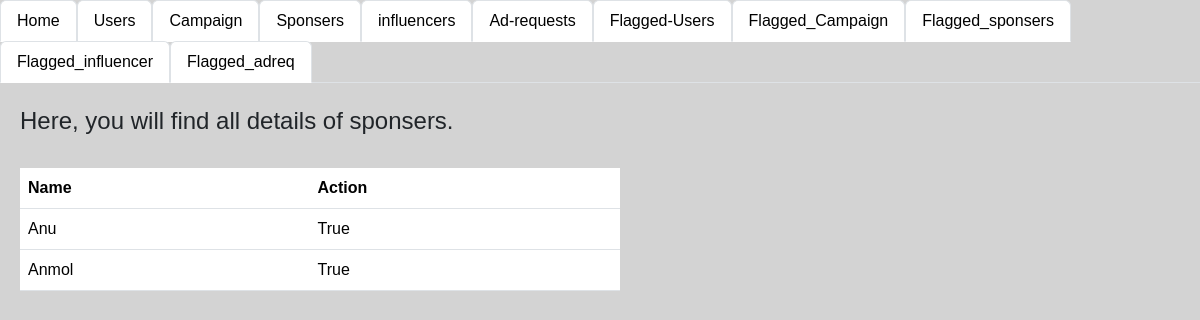
Before: /admin_info/flag with the older database file.
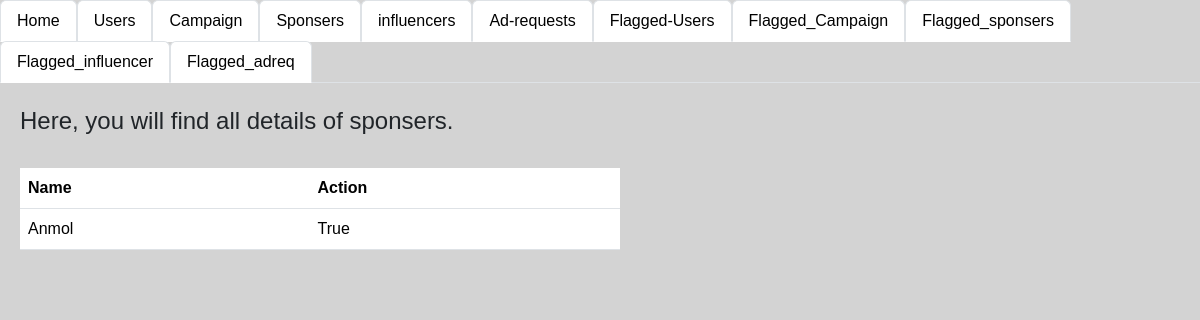
After: the same page with the newer database file.
### app.py (models this page shows)
class influencer(db.Model):
    __tablename__='influcener'
    influencer_id=db.Column(db.Integer,primary_key=True,autoincrement=True)
    name=db.Column(db.String,db.ForeignKey(user.username))
    Category=db.Column(db.String)
    Niche=db.Column(db.String)
    reach=db.Column(db.Integer)
    user_id=db.Column(db.Integer,db.ForeignKey(user.user_id))
    photo_path = db.Column(db.String)
    flagged_info=db.Column(db.Boolean, default=False)

### app.py (the view)
@app.route("/admin_info/flag",methods=["GET"])
def admin_infoflag():
    infodata=db.session.query(influencer).all()
    info12=None
    return render_template("admin_flaguser.html",infodata=infodata,info12=info12)

### templates/admin_flaguser.html (shortened to what this page needs)
<!DOCTYPE html>
<html lang="en">
<head>
    <link rel="stylesheet" href="\static\style.css">
    <link href="https://cdn.jsdelivr.net/npm/bootstrap@5.3.3/dist/css/bootstrap.min.css" rel="stylesheet">
</head>
<body style="background-color: lightgray;">
  <ul class="nav nav-tabs">
    <li class="nav-item">
      <a class="nav-link active" aria-current="page" href="/login">Home</a>
    </li>
    <li class="nav-item">
      <a class="nav-link active" aria-current="page" href="/login_users">Users</a>
    </li>
    <li class="nav-item">
      <a class="nav-link active" aria-current="page" href="/login_camp" >Campaign</a>
    </li>
    <li class="nav-item">
      <a class="nav-link active" aria-current="page" href="/admin_spons" >Sponsers</a>
    </li>
    <li class="nav-item">
      <a class="nav-link active" aria-current="page" href="/admin_info" >influencers</a>
    </li>
    <li class="nav-item">
      <a class="nav-link active" aria-current="page" href="/admin_adreq" >Ad-requests</a>
  </li>
  <li class="nav-item">
    <a class="nav-link active" aria-current="page" href="/login_users/flag">Flagged-Users</a>
  </li>
    <li class="nav-item">
      <a class="nav-link active" aria-current="page" href="/login_camp/flag" >Flagged_Campaign</a>
    </li>
    <li class="nav-item">
      <a class="nav-link active" aria-current="page" href="/login_spons/flag" >Flagged_sponsers</a>
    </li>
    <li class="nav-item">
      <a class="nav-link active" aria-current="page" href="/admin_info/flag" >Flagged_influencer</a>
    </li>
    <li class="nav-item">
      <a class="nav-link active" aria-current="page" href="/admin_adreq/flag" >Flagged_adreq</a>
    </li>
  </ul>
  <div class="seperate">
    <div style="width: 50%; margin-left: 20px;">
        <h4>Here, you will find all details of sponsers.</h4><br>
        <table class="table table-hover">
          <tr>
            <th>Name</th>
            <th>Action</th>
          </tr>
            {% for i in infodata %}
            {% if i.flagged_info ==true %}
          <tr>
            <td>{{i.name}}</td>
            <td>{{i.flagged_info}}</td>
        </tr>
            {% endif %}
            {% endfor %}
        </table>
    </div >
  </div>
</body>
</html>

Changed rows visible on the page:
no longer on this page (row edited): influencer: name "Anu", flagged_info "True"
